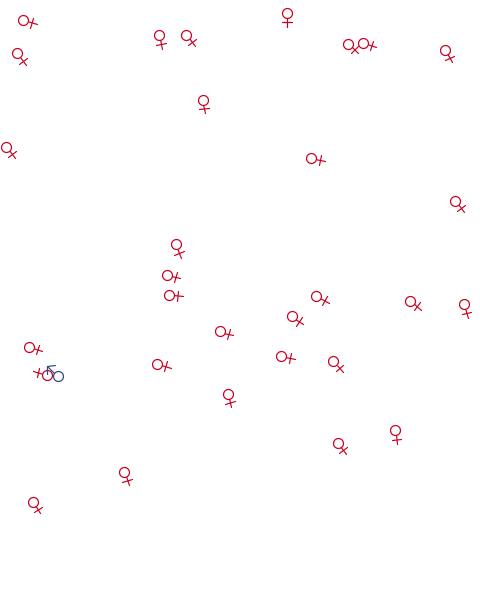
Frame 1 (no input)
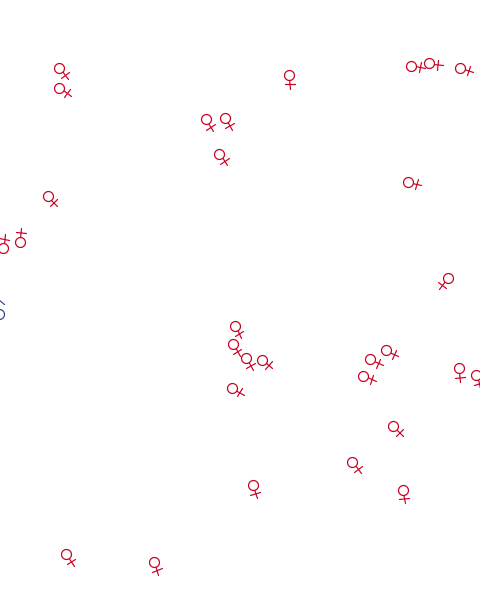
Frame 60 (the mouse pressed at the canvas centre just before this capture)
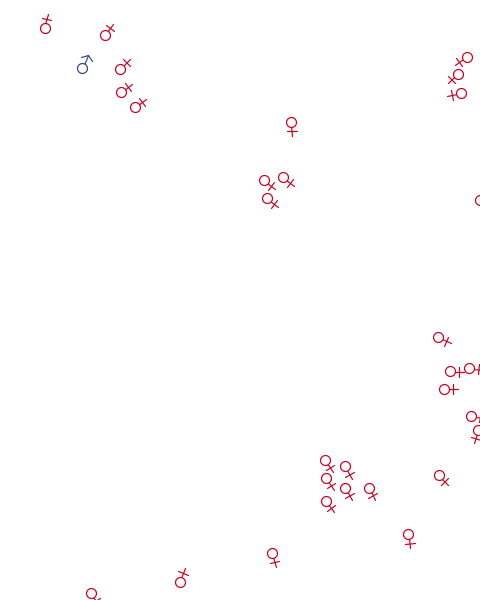
Frame 120 (the mouse held since frame 60 and released just before this capture)

The Processing sketch that drew these frames (run headless with seeded random() and noise(); from frame 60 on, the mouse is pressed at the canvas centre):

// Processing sketch: processing_11448
// ── processing_11448.pde

/* OpenProcessing Tweak of *@*http://www.openprocessing.org/sketch/11448*@* */
/* !do not delete the line above, required for linking your tweak if you upload again */
int i;
int j;
int nj;
float d;
float abs_speed;
float f_corr1;
float f_corr2;
float f_corr3;

int n = 30;

MyBoid[] bv = new MyBoid[n];
Position center = new Position(0, 0);
Speed avgspd = new Speed(0, 0);

MyBoid predator = new MyBoid(n + 1);
float distToPred = 0;

void setup() {
  size(480, 600);
  frameRate(60);
  noStroke();
  smooth();
  for(i=0; i<n; i++) {
    bv[i] = new MyBoid(i);
    bv[i].position.x = random(0, width);
    bv[i].position.y = random(0, height);
    bv[i].speed.x = random(0, 2);
    bv[i].speed.y = random(0, 2);
    predator.position.x = random(0, width);
    predator.position.y = random(0, height);
  }
}

void draw() {
  background(255,255,255);
  //fill(255,255,255,180);
  //rect(-10,-10,width+10,height+10);
  
  for(i=0; i<n; i++) {
    center.x = 0.0;
    center.y = 0.0;
    avgspd.x = 0.0;
    avgspd.y = 0.0;
    nj = 0;
    for(j=0; j<n; j++) {
      if(j != i) {
        d = dist(bv[i].position.x, bv[i].position.y, bv[j].position.x, bv[j].position.y);
        if(d < 50) {
          center.x += bv[j].position.x;
          center.y += bv[j].position.y;
          avgspd.x += bv[j].speed.x;
          avgspd.y += bv[j].speed.y;
          if(d < 20) {
            bv[i].speed.x -= ruleTwo(bv[i].position.x, bv[j].position.x, d);
            bv[i].speed.y -= ruleTwo(bv[i].position.y, bv[j].position.y, d);
          }
          nj += 1;
        }
      }
    }
    if(nj > 0) {
      bv[i].speed.x += ruleOne(bv[i].position.x, center.x/nj);
      bv[i].speed.y += ruleOne(bv[i].position.y, center.y/nj);
      bv[i].speed.x += ruleThree(bv[i].speed.x, avgspd.x/nj);
      bv[i].speed.y += ruleThree(bv[i].speed.y, avgspd.y/nj);
    }
    bv[i].speed.x -= 0.005*bv[i].speed.x;
    bv[i].speed.y -= 0.005*bv[i].speed.y;
    distToPred = dist(bv[i].position.x, bv[i].position.y, predator.position.x, predator.position.y);
    bv[i].speed.x -= ruleFour(bv[i].position.x, predator.position.x, distToPred);
    bv[i].speed.y -= ruleFour(bv[i].position.y, predator.position.y, distToPred);
    bv[i].move();
    
    if(bv[i].position.x > width) {
      bv[i].speed.x -= 0.1*(bv[i].position.x - width);
    }
    if (bv[i].position.x < 0) {
      bv[i].speed.x += -0.1*(bv[i].position.x);
    }
    if(bv[i].position.y > height) {
      bv[i].speed.y -= 0.1*(bv[i].position.y - height);
    }
    if (bv[i].position.y < 0) {
      bv[i].speed.y += -0.1*(bv[i].position.y);
    }
    fill(255,0,0);
    
    abs_speed = sqrt(bv[i].speed.x*bv[i].speed.x + bv[i].speed.y*bv[i].speed.y);
    if(abs_speed != 0) {
      f_corr1 = 10/abs_speed;
      f_corr2 = bv[i].speed.x/abs_speed;
      f_corr3 = -bv[i].speed.y/abs_speed;
      
      noFill();
      strokeWeight(1.2);
      stroke(200,0,34);

      pushMatrix();
        float myRot = atan2(-2*f_corr3,2*f_corr2);
        translate(bv[i].position.x+2*f_corr3,bv[i].position.y+2*f_corr2);
        rotate(myRot);
        pushMatrix();
        translate(4,0);
          line(0, 0, 10, 0);
          line(5, 5, 5, -5);
        popMatrix();
      popMatrix();
      
      fill(255,255,255);
      ellipse(bv[i].position.x+2*f_corr3,bv[i].position.y+2*f_corr2,10,10);
            
    }
    else triangle(bv[i].position.x, bv[i].position.y+10, bv[i].position.x-2, bv[i].position.y, bv[i].position.x+2, bv[i].position.y);
  }
  
  // predator movements
  nj = 0;
  center.x = 0;
  center.y = 0;
  for(j=0; j<n; j++) {
    d = dist(predator.position.x, predator.position.y, bv[j].position.x, bv[j].position.y);
    if(d < 100) {
      center.x += bv[j].position.x;
      center.y += bv[j].position.y;
      nj += 1;
    }
  }
  if(nj > 0) {
    predator.speed.x += 1.5*ruleOne(predator.position.x, center.x/nj);
    predator.speed.y += 1.5*ruleOne(predator.position.y, center.y/nj);
  }
  predator.speed.x -= 0.01*predator.speed.x;
  predator.speed.y -= 0.01*predator.speed.y;
  if(predator.position.x > width) {
      predator.speed.x -= 0.1*(predator.position.x - width);
    }
    if (predator.position.x < 0) {
      predator.speed.x += -0.1*(predator.position.x);
    }
    if(predator.position.y > height) {
      predator.speed.y -= 0.1*(predator.position.y - height);
    }
    if (predator.position.y < 0) {
      predator.speed.y += -0.1*(predator.position.y);
    }
  predator.move();
  //fill(158,0,34);
  abs_speed = sqrt(predator.speed.x*predator.speed.x + predator.speed.y*predator.speed.y);
  if(abs_speed != 0) {
    f_corr1 = 15/abs_speed;
    f_corr2 = predator.speed.x/abs_speed;
    f_corr3 = -predator.speed.y/abs_speed;
    
    noFill();
    //strokeWeight(1.2);
    stroke(50,70,135);

    float myPosX = predator.position.x;
    float myPosY = predator.position.y;
    
    float myVecX = 3*f_corr3;
    float myVecY = 3*f_corr2;
    
    float myTopX    = predator.position.x+ predator.speed.x*f_corr1;
    float myTopY    = predator.position.y+ predator.speed.y*f_corr1;
    
    //移動の更新
    myPosX = myPosX +myVecX;
    myPosY = myPosY +myVecY;
    
    float a = 5.0*2.2;
    float b = 3.48*2.2 *0.8;
    float c = 1.5*2 *2;  //矢印の角度

    pushMatrix();
      float myRot = atan2(-myVecX,myVecY);
      translate(myPosX,myPosY);
      rotate(myRot);
      pushMatrix();
      translate(4,0);
        line(0, 0, a,  0);
        line(a, 0, b, -c);
        line(a, 0, b,  c);
      popMatrix();
    popMatrix();
    
    fill(255,255,255);
    ellipse(myPosX,myPosY,10,10);
    stroke(0,0,0);
  }
  //}else{
    //triangle(predator.position.x, predator.position.y+15, predator.position.x-3, predator.position.y, predator.position.x+3, predator.position.y);
  //}
}



float ruleOne(float p, float c) {
  return (c - p)/1000;
}
float ruleTwo(float p, float p2, float d) {
  return ((20/(d+1)-1)*((p2 - p)/d));
}
float ruleThree(float s, float avgs) {
  return (avgs - s)/15;
}
float ruleFour(float p, float p_pred, float d) {
  if (d < 40)
    return ((40/(d+1)-1)*((p_pred - p)/d));
  else
    return 0.0;
}





public class MyBoid {
  public int index;
  public Position position;
  public Speed speed;
  
  MyBoid(int idx) {
    this.index = idx;
    this.position = new Position(0, 0);
    this.speed = new Speed(0, 0);
  }
  
  public void move() {
    this.position.x += this.speed.x;
    this.position.y += this.speed.y;
  }
}

public class Position {
  public float x;
  public float y;
  
  Position(float ax, float ay) {
    this.x = ax;
    this.y = ay;
  }
}

public class Speed {
  public float x;
  public float y;
  
  Speed(float sx, float sy) {
    this.x = sx;
    this.y = sy;
  }
}
